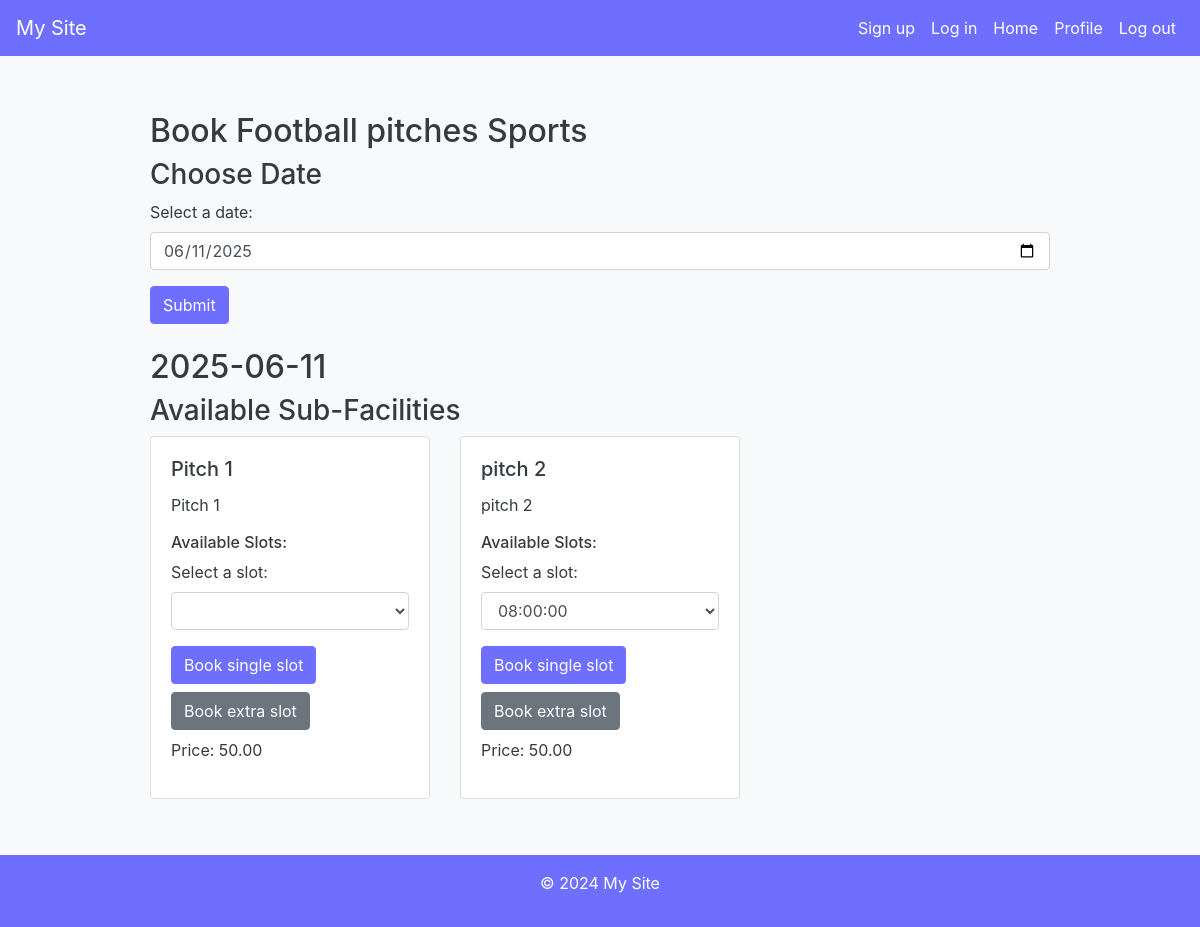
Page /facilities/2/book on the committed database.
### business/models.py (models this page shows, shortened)
class Facility(models.Model):
    business = models.ForeignKey(Business, on_delete=models.CASCADE, related_name='facilities')
    facilityType = models.CharField(max_length=255)
    facilityName = models.CharField(max_length=255)
    facilityDescription = models.TextField()

class NormalFacility(models.Model):
    facility = models.ForeignKey(Facility, on_delete=models.CASCADE)
    name = models.CharField(max_length=100)
    description = models.TextField()
    opening_time = models.TimeField()
    closing_time = models.TimeField()
    monday_open = models.TimeField()
    monday_close = models.TimeField()
    tuesday_open = models.TimeField()
    tuesday_close = models.TimeField()
    wednesday_open = models.TimeField()
    wednesday_close = models.TimeField()
    thursday_open = models.TimeField()
    thursday_close = models.TimeField()
    friday_open = models.TimeField()
    friday_close = models.TimeField()
    saturday_open = models.TimeField()
    saturday_close = models.TimeField()
    sunday_open = models.TimeField()
    sunday_close = models.TimeField()
    slot_frequency = models.IntegerField()  # e.g., every 15 minutes
    slot_length = models.IntegerField()  # in minutes
    slot_price = models.DecimalField(max_digits=10, decimal_places=2)
    additional_minutes = models.IntegerField()
    additional_price = models.DecimalField(max_digits=10, decimal_places=2)
    slot_quantity = models.IntegerField()

### customer/views.py (the view)
# urls.py: path('facilities/<int:facility_id>/book', book_facility, name='book_facility'),
def book_facility(request, facility_id, selected_date=None):
    facility = get_object_or_404(Facility, id=facility_id)
    if facility.facilityType in ['Sports', 'Generic']:
        sub_facilities = NormalFacility.objects.filter(facility=facility)
    elif facility.facilityType == 'Restaurant':
        return redirect('/restaurant/book/' + str(facility_id))
    else:
        sub_facilities = []
    selected_date_str = request.GET.get('date', None)
    if selected_date_str:
        selected_date = parse_date(selected_date_str)
    else:
        selected_date = datetime.date.today()
    slots = {}  # Dictionary to store available slots for each sub-facility
    for sub in sub_facilities:
        closed_dates = CloseNormalFacility.objects.filter(normal_facility=sub)
        if closed_dates.filter(date=selected_date).exists():
            slots[sub.id] = []
            continue
        day_of_week = selected_date.weekday()
        if day_of_week == 0:  # Monday
            opening_time = sub.monday_open
            closing_time = sub.monday_close
        elif day_of_week == 1:  # Tuesday
            opening_time = sub.tuesday_open
            closing_time = sub.tuesday_close
        elif day_of_week == 2:  # Wednesday
            opening_time = sub.wednesday_open
            closing_time = sub.wednesday_close
        elif day_of_week == 3:  # Thursday
            opening_time = sub.thursday_open
            closing_time = sub.thursday_close
        elif day_of_week == 4:  # Friday
            opening_time = sub.friday_open
            closing_time = sub.friday_close
        elif day_of_week == 5:  # Saturday
            opening_time = sub.saturday_open
            closing_time = sub.saturday_close
        elif day_of_week == 6:  # Sunday
            opening_time = sub.sunday_open
            closing_time = sub.sunday_close
        existing_bookings = Booking.objects.filter(sub_facility=sub, date=selected_date)
        slot_times = []  # List to store available slots starting times
        current_time = datetime.datetime.combine(selected_date, opening_time)
        end_time = datetime.datetime.combine(selected_date, closing_time)
        slot_frequency = datetime.timedelta(minutes=sub.slot_frequency)
        while current_time < end_time:
            bookings_at_slot = 0
            for booking in existing_bookings:
                booking_start = datetime.datetime.combine(selected_date, booking.time)
                booking_end = booking_start + datetime.timedelta(minutes=sub.slot_length)
                if current_time < booking_end and (current_time + datetime.timedelta(minutes=sub.slot_length)) > booking_start:
                    bookings_at_slot += 1
            if bookings_at_slot < sub.slot_quantity:
                slot_times.append(str(current_time.time()))
            current_time += slot_frequency
        slots[sub.id] = slot_times
    return render(request, 'bookFacility.html', {
        'facility': facility,
        'sub_facilities': sub_facilities,
        'slots': slots,
        'selected_date': selected_date.strftime('%Y-%m-%d')
    })

### customer/templates/bookFacility.html (shortened to what this page needs)
{% extends "base.html" %}
{% block content %}
  <div class="container mt-4">
    <h2>Book {{ facility.facilityName }} {{ facility.facilityType }}</h2>
    <h3>Choose Date</h3>
    <form method="GET" id="dateForm" onsubmit="return redirectWithDate()" class="mb-4">
      <div class="form-group">
        <label for="date">Select a date:</label>
        <input type="date" id="date" name="date" value="{{ selected_date }}" class="form-control">
      </div>
      <button type="submit" class="btn btn-primary">Submit</button>
    </form>
    <h2>{{ selected_date }}</h2>
    <h3>Available Sub-Facilities</h3>
    <div class="row">
      {% for sub_facility in sub_facilities %}
        <div class="col-md-4">
          <div class="card mb-4">
            <div class="card-body">
              <h5 class="card-title">{{ sub_facility.name }}</h5>
              <p class="card-text">{{ sub_facility.description }}</p>
              <h6>Available Slots:</h6>
              <form>
                <div class="form-group">
                  <label for="slot">Select a slot:</label>
                  <select name="slot" id="slot_{{ sub_facility.id }}" class="form-control">
                    {% for key, value in slots.items %}
                      {% if key == sub_facility.id %}
                        {% for slot_time in value %}
                          <option value="{{ slot_time }}">{{ slot_time }}</option>
                        {% endfor %}
                      {% endif %}
                    {% endfor %}
                  </select>
                </div>
                <button type="button" class="btn btn-primary mb-2" onclick="showResult('{{ sub_facility.id }}', 'slot_{{ sub_facility.id }}')">Book single slot</button>
                <button type="button" class="btn btn-secondary" onclick="showResultExtra('{{ sub_facility.id }}', 'slot_{{ sub_facility.id }}')">Book extra slot</button>
                <p class="mt-2">Price: {{sub_facility.slot_price}}</p>
              </form>
            </div>
          </div>
        </div>
      {% endfor %}
    </div>
  </div>
{% endblock %}

### templates/base.html (style rules this page uses)
:root { --primary: #6E6EFF; --secondary: #ffffff; --success: #28a745; --info: #17a2b8; --warning: #ffc107; --danger: #dc3545; --light: #f8f9fa; --dark: #343a40; }
body { background-color: var(--light); color: var(--dark); display: flex; flex-direction: column; min-height: 100vh; }
.container { max-width: 960px; }
.btn-primary { background-color: var(--primary); border-color: var(--primary); }

### rows in the picture
Facility: facilityName "Football pitches", facilityType "Sports"
NormalFacility: name "Pitch 1", description "Pitch 1", slot_price "50.00"
NormalFacility: name "pitch 2", description "pitch 2", slot "08:00:00", slot_price "50.00"

### other values in the picture
{{ selected_date }} "2025-06-11"
